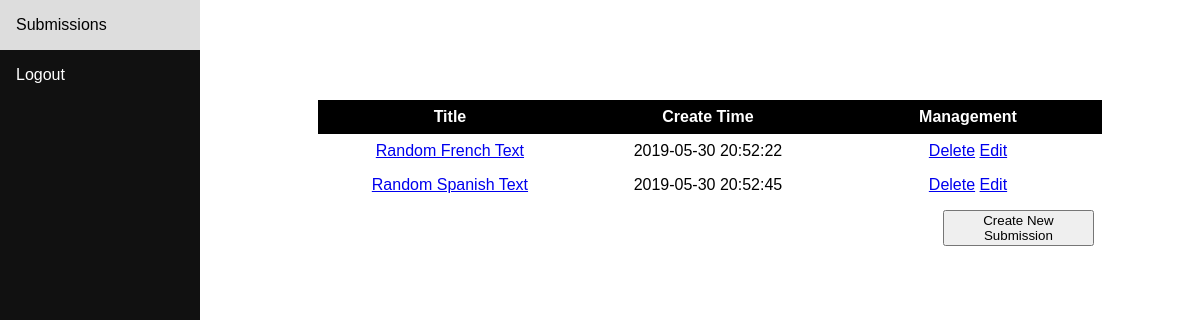
Screenshot of /index (signed in) with the database file from the repository.
### tables this page shows
CREATE TABLE `submissions` (
  `id` int(6) unsigned NOT NULL AUTO_INCREMENT,
  `title` varchar(300) NOT NULL,
  `content` text NOT NULL,
  `create_time` datetime NOT NULL,
  `create_user_id` int(6) unsigned NOT NULL,
  PRIMARY KEY (`id`),
  KEY `user_id_fk` (`create_user_id`),
  CONSTRAINT `submissions_ibfk_1` FOREIGN KEY (`create_user_id`) REFERENCES `users` (`id`)
);

### controller/SubmissionController.php (called while the page is built, shortened)
<?php
class SubmissionController extends Controller
{
    public function actionIndex()
    {
        $submissions = new Submission();
        if ($_SESSION['login_user_role'] === 'admin') {
            $submissions = $submissions->findAll();
        } else {
            $submissions = $submissions->findAllByAttributes(array('create_user_id'=>$_SESSION['login_user_id']));
        }
        $this->render('index', array('submissions'=>$submissions));
    }
}

### index.php (called while the page is built, shortened)
<?php
$app = new Application();
$app->dispatch($_SERVER['REQUEST_URI']);

### framework/Model.php (called while the page is built, shortened)
<?php
abstract class Model
{
    protected $table_name;
    protected $model_name;
    protected $attributes;
    public $db;
    protected function db_initialise()
    {
        if ($this->db === null) {
            $this->db = new mysqli(DB_SERVER, DB_USERNAME, DB_PASSWORD, DB_DATABASE);
        }
    }
    public function findAllByAttributes(array $params, $return_first = false)
    {
        $model_file= __DIR__.'/../model/'.$this->model_name.'.php';
        $command = 'SELECT * FROM '.$this->table_name;
        $condition = '';
        foreach ($params as $key=>$value) {
            if (in_array($key, $this->attributes) || $key == 'id') {
                $condition .= ' '.$key .'=\''.$value.'\' AND';
            }
        }
        if (!empty($condition)) {
            $condition = rtrim($condition, 'AND');
        }
        $command = $command.' WHERE'.$condition;
        $result = $this->db->query($command);
        $return_array = null;
        if (isset($result) && $result) {
            $return_array = array();
            while ($row = $result->fetch_assoc()) {
                $model = new $this->model_name();
                $model->id = $row['id'];
                foreach ($this->attributes as $attribute) {
                    $model->$attribute = $row[$attribute];
                }
                $return_array[] = $model;
            }
        }
        return $return_array;
    }
}

### view/submission/index.php (the view, shortened to what this page needs)
<div style="width:80%;margin:auto;">
  <table class="view">
    <tbody>
      <?php
        if (isset($submissions)) {?>
          <tr>
            <th>Title</th>
            <th>Create Time</th>
            <th>Management</th>
          </tr>
          <?php foreach ($submissions as $submission) {?>
            <tr>
              <td><a href="/submission/view/<?=$submission->id;?>"><?=$submission->title;?></a></td>
              <td><?=$submission->create_time;?></td>
              <td> <a href="/submission/delete/<?=$submission->id?>">Delete</a>  <a href="/submission/edit/<?=$submission->id?>">Edit</a></td>
            </tr>
        <?php  } ?>
        <tr>
          <td colspan="2"></td>
          <td colspan="<?=($_SESSION['login_user_role'] === 'admin')?'2':'1';?>"><button type="button" name="button" onclick="document.location.href ='/submission/create'" style="width:60%;margin-left:40%;">Create New Submission</button></td>
        </tr>
      <?php } else {?>
          <button type="button" name="button" onclick="document.location.href ='/submission/create'" style="width:80%;margin-left: 10%;">Create New Submission</button>
      <?php
    }
       ?>
    </tbody>
  </table>
</div>

### assets/portal.css (style rules this page uses)
* { box-sizing: border-box; }
body { margin: 0; font-family: Arial, Helvetica, sans-serif; }
table.view { border-collapse: collapse; width: 100%; }
table.view td { text-align: center; padding: 8px; }
table.view th { text-align: center; padding: 8px; background-color: black; color: white; }

### rows the page displays
submissions: title "Random French Text", create_time "2019-05-30 20:52:22"
submissions: title "Random Spanish Text", create_time "2019-05-30 20:52:45"
